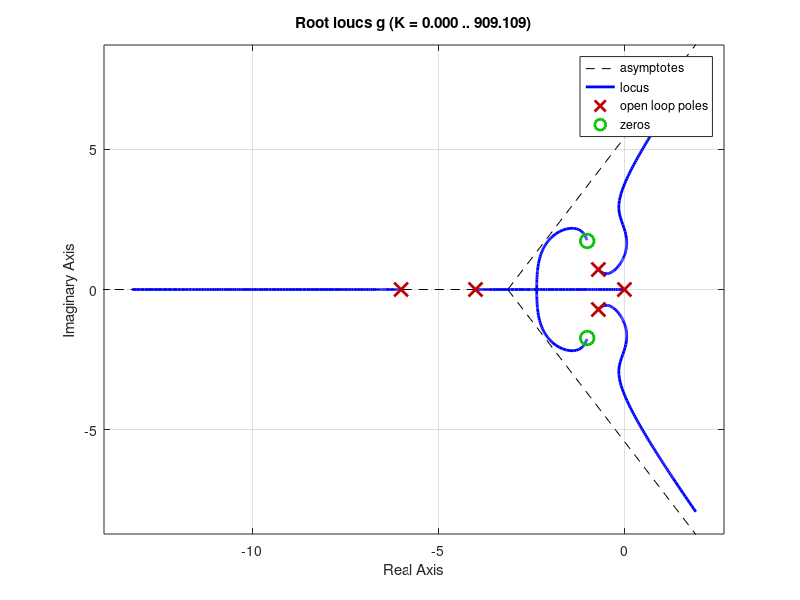

Reproduce this figure in MATLAB.
clear
close
clc
s=tf('s')
g=(s^2+2*s+4)/(s*(s+4)*(s+6)*(s^2+1.4*s+1))

figure
rlocus(g)
%the system is stable for k from 0 to 15.8

